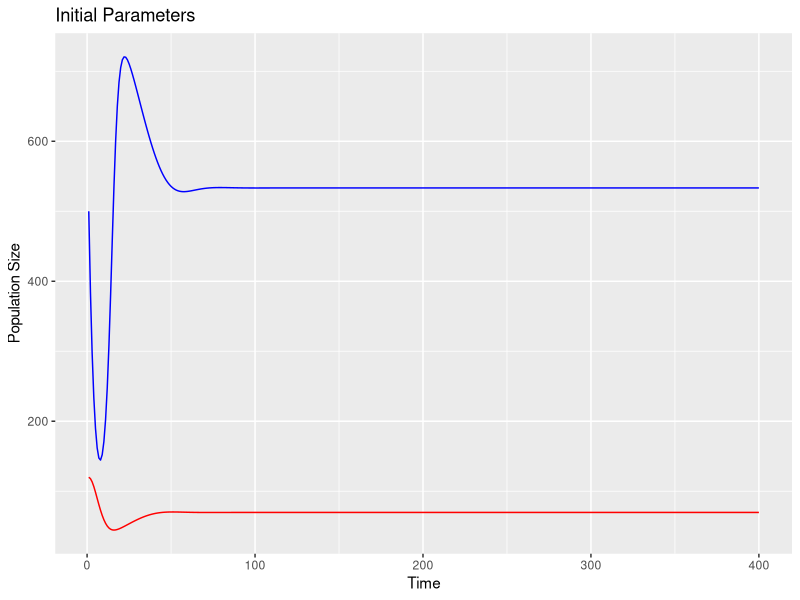
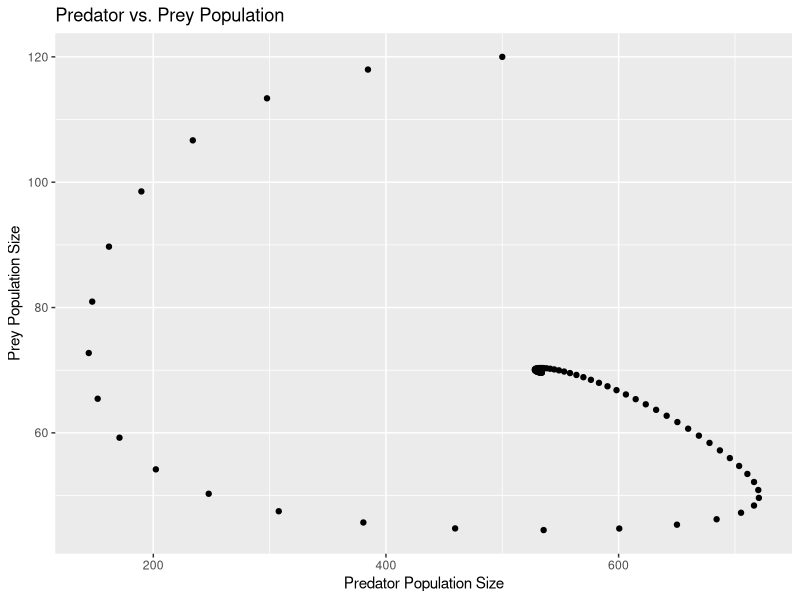
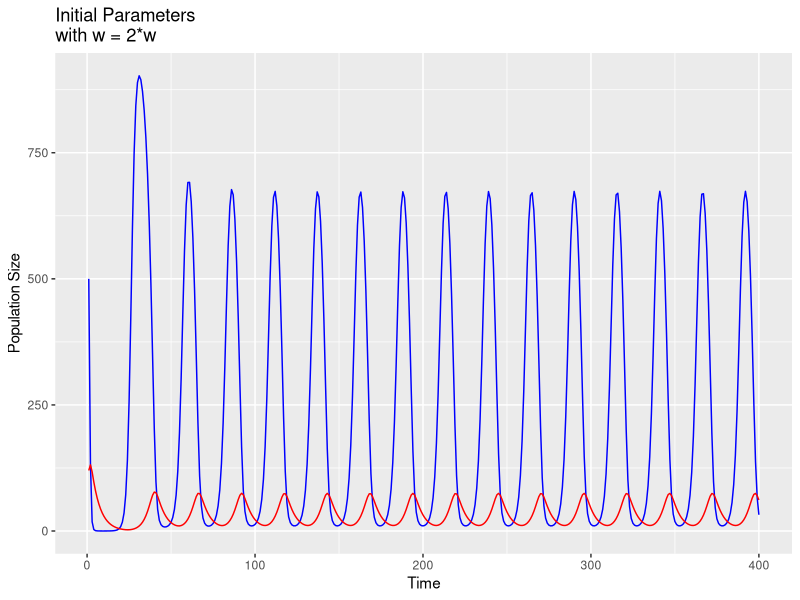
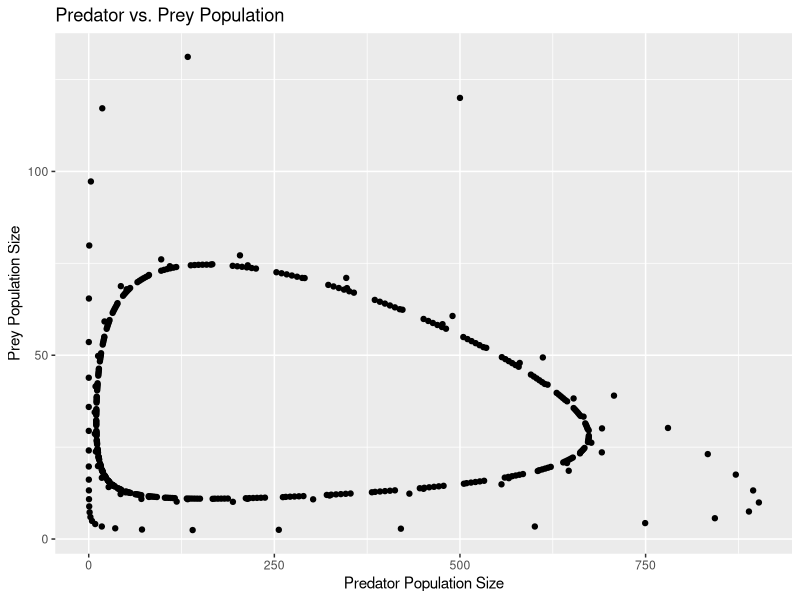
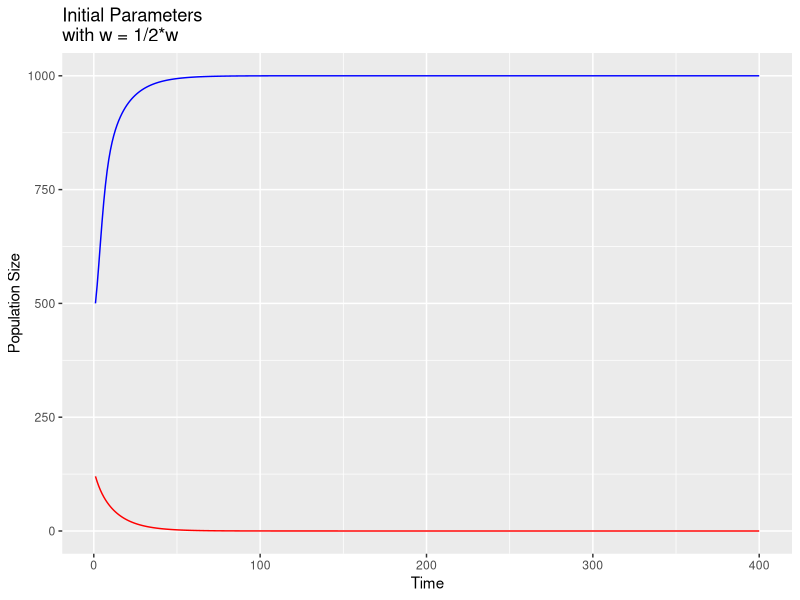
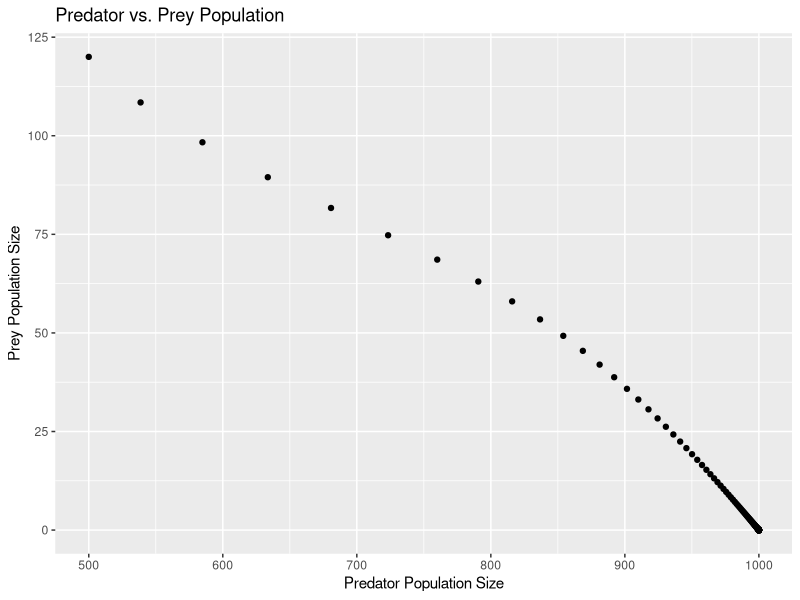
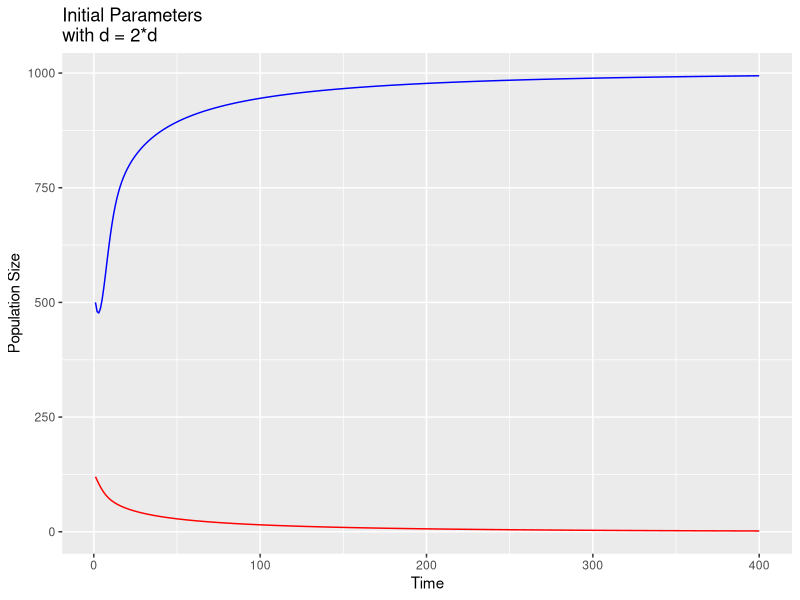
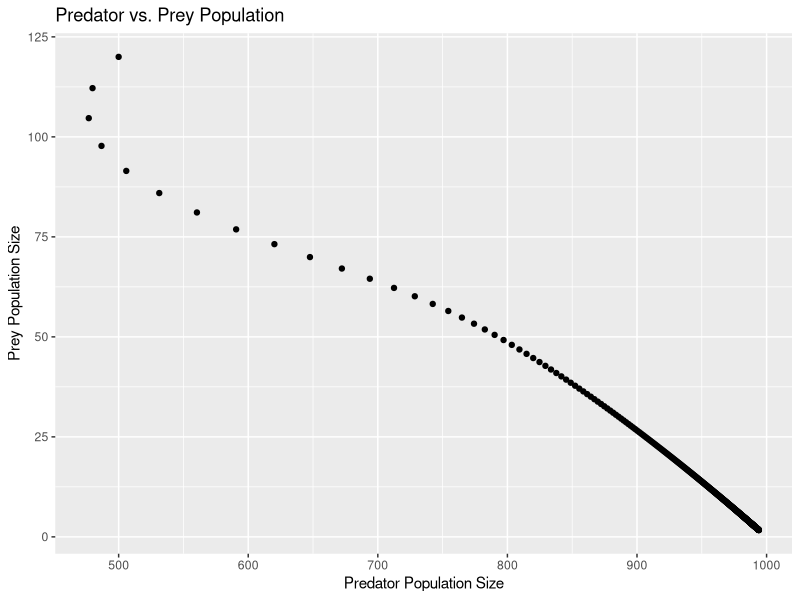

Recreate these plots in R, in order. (Note: this script raises an error after producing the figures.)
## ---- chunk 1
knitr::opts_chunk$set(echo = TRUE)
library(deSolve)
library(ggplot2)
## ---- chunk 2
### Function for Rosenzweig-MacArthur Predator/Prey Equations ###
ddRM <- function (t,y,p){
  
  #Unpack State Variables
  H = y[1] #Prey
  P = y[2] #Predator
  
  #Unpack Model Parameters
  b = p[1] #Prey birth rate
  e = p[2] #Conversion efficency of prey to predator
  s = p[3] #Predator death rate
  w = p[4] #Predator attack rate 
  d = p[5] #Density of prey when predator's kill rate is 1/2*max
  alpha = p[6] #Prey self-limiting term
  
  #Defining Rates of Change
  dHdt = b*H*(1 - alpha*H) - w*H/(d + H)*P
  dPdt = e*w*H/(d + H)*P- s*P
  
  return(list(c(dHdt, dPdt)))
}
## ---- chunk 3
### Defining Initial Parameters ###
b = 0.8
e = 0.07
s = 0.2
w = 5
d = 400
alpha = 0.001
params = c(b, e, s, w, d, alpha)

H0 = 500
P0 = 120
Y0 = c(H0, P0)

times = 1:400

modelSim = ode(y=Y0, times = times, func = ddRM, parms = params)

#Subsetting the Results
modelOutput = data.frame(time=modelSim[,1],H=modelSim[,2],P = modelSim[,3])

#Graphing the Results
ggplot(modelOutput) + 
  geom_line(aes(x = time, y = H), colour = "blue") + 
  geom_line(aes(x = time, y = P), colour = "red") + 
  ggtitle("Initial Parameters") +
  labs(y="Population Size", x = "Time")
ggplot(modelOutput, aes(H,P)) + geom_point() + 
  ggtitle("Predator vs. Prey Population") +
  labs(y="Prey Population Size", x = "Predator Population Size")
## ---- chunk 4
##W - the Predator Attack Rate
w1 = 2*w
w2 = 1/2*w

#w1
params = c(b, e, s, w1, d, alpha)
modelSim = ode(y=Y0, times = times, func = ddRM, parms = params)

#Subsetting the Results
modelOutput = data.frame(time=modelSim[,1],H=modelSim[,2],P = modelSim[,3])

#Graphing the Results
ggplot(modelOutput) + 
  geom_line(aes(x = time, y = H), colour = "blue") + 
  geom_line(aes(x = time, y = P), colour = "red") + 
  ggtitle("Initial Parameters \nwith w = 2*w") +
  labs(y="Population Size", x = "Time")
ggplot(modelOutput, aes(H,P)) + geom_point() + 
  ggtitle("Predator vs. Prey Population") +
  labs(y="Prey Population Size", x = "Predator Population Size")

#w2
params = c(b, e, s, w2, d, alpha)
modelSim = ode(y=Y0, times = times, func = ddRM, parms = params)

#Subsetting the Results
modelOutput = data.frame(time=modelSim[,1],H=modelSim[,2],P = modelSim[,3])

#Graphing the Results
ggplot(modelOutput) + 
  geom_line(aes(x = time, y = H), colour = "blue") + 
  geom_line(aes(x = time, y = P), colour = "red") +
  ggtitle("Initial Parameters \nwith w = 1/2*w") +
  labs(y="Population Size", x = "Time")
ggplot(modelOutput, aes(H,P)) + geom_point() + 
  ggtitle("Predator vs. Prey Population") +
  labs(y="Prey Population Size", x = "Predator Population Size")

## ---- chunk 5
##d - Prey population when predator kill rate is 1/2*max
d1 = 2*d
d2 = 1/2*d


#d1
params = c(b, e, s, w, d1, alpha)
modelSim = ode(y=Y0, times = times, func = ddRM, parms = params)

#Subsetting the Results
modelOutput = data.frame(time=modelSim[,1],H=modelSim[,2],P = modelSim[,3])

#Graphing the Results
ggplot(modelOutput) + 
  geom_line(aes(x = time, y = H), colour = "blue") + 
  geom_line(aes(x = time, y = P), colour = "red") + 
  ggtitle("Initial Parameters \nwith d = 2*d") +
  labs(y="Population Size", x = "Time")
ggplot(modelOutput, aes(H,P)) + geom_point() + 
  ggtitle("Predator vs. Prey Population") +
  labs(y="Prey Population Size", x = "Predator Population Size")

#d2
params = c(b, e, s, w, d2, alpha)
modelSim = ode(y=Y0, times = times, func = ddRM, parms = params)

#Subsetting the Results
modelOutput = data.frame(time=modelSim[,1],H=modelSim[,2],P = modelSim[,3])

#Graphing the Results
ggplot(modelOutput) + 
  geom_line(aes(x = time, y = H), colour = "blue") + 
  geom_line(aes(x = time, y = P), colour = "red") +
  ggtitle("Initial Parameters \nwith d = 1/2*d") +
  labs(y="Population Size", x = "Time")
ggplot(modelOutput, aes(H,P)) + geom_point() + 
  ggtitle("Predator vs. Prey Population") +
  labs(y="Prey Population Size", x = "Predator Population Size")
## ---- chunk 6
##alpha - Prey self-limiting factor 
alpha1 = 2*alpha
alpha2 = 1/2*alpha


#alpha1
params = c(b, e, s, w, d, alpha1)
modelSim = ode(y=Y0, times = times, func = ddRM, parms = params)

#Subsetting the Results
modelOutput = data.frame(time=modelSim[,1],H=modelSim[,2],P = modelSim[,3])

#Graphing the Results
ggplot(modelOutput) + 
  geom_line(aes(x = time, y = H), colour = "blue") + 
  geom_line(aes(x = time, y = P), colour = "red") + 
  ggtitle("Initial Parameters \nwith alpha = 2*alpha") +
  labs(y="Population Size", x = "Time")
ggplot(modelOutput, aes(H,P)) + geom_point() + 
  ggtitle("Predator vs. Prey Population") +
  labs(y="Prey Population Size", x = "Predator Population Size")

#alpha2
params = c(b, e, s, w, d, alpha2)
modelSim = ode(y=Y0, times = times, func = ddRM, parms = params)

#Subsetting the Results
modelOutput = data.frame(time=modelSim[,1],H=modelSim[,2],P = modelSim[,3])

#Graphing the Results
ggplot(modelOutput) + 
  geom_line(aes(x = time, y = H), colour = "blue") + 
  geom_line(aes(x = time, y = P), colour = "red") +
  ggtitle("Initial Parameters \nwith alpha = 1/2*alpha") +
  labs(y="Population Size", x = "Time")
ggplot(modelOutput, aes(H,P)) + geom_point() + 
  ggtitle("Predator vs. Prey Population") +
  labs(y="Prey Population Size", x = "Predator Population Size")
## ---- chunk 7
# Create graph for low birthrate
b = 1.2
params = c(b, e, s, w, d, alpha)
modelSim = ode(y=Y0, times = times, func = ddRM, parms = params)
modelOutput = data.frame(time=modelSim[,1],H=modelSim[,2],P = modelSim[,3])

b1 = ggplot(modelOutput) + 
  geom_line(aes(x = time, y = H), colour = "blue") + 
  geom_line(aes(x = time, y = P), colour = "red") + 
  ggtitle("Low Birhrate") +
  labs(y="Population Size", x = "Time")

# Create graph for high birthrate
b = 2.6
params = c(b, e, s, w, d, alpha)
modelSim = ode(y=Y0, times = times, func = ddRM, parms = params)
modelOutput = data.frame(time=modelSim[,1],H=modelSim[,2],P = modelSim[,3])

b2 = ggplot(modelOutput) + 
  geom_line(aes(x = time, y = H), colour = "blue") + 
  geom_line(aes(x = time, y = P), colour = "red") + 
  ggtitle("High Birthrate") +
  labs(y="Population Size", x = "Time")

# Arrange graphs together
grid.arrange(b1, b2, ncol = 2)

## ---- chunk 8
# Create graph for low efficiency
e = 0.0525
params = c(b, e, s, w, d, alpha)
modelSim = ode(y=Y0, times = times, func = ddRM, parms = params)
modelOutput = data.frame(time=modelSim[,1],H=modelSim[,2],P = modelSim[,3])

e1 = ggplot(modelOutput) + 
  geom_line(aes(x = time, y = H), colour = "blue") + 
  geom_line(aes(x = time, y = P), colour = "red") + 
  ggtitle("Low Efficiency") +
  labs(y="Population Size", x = "Time")

# Create graph for medium efficiency
e = 0.0875
params = c(b, e, s, w, d, alpha)
modelSim = ode(y=Y0, times = times, func = ddRM, parms = params)
modelOutput = data.frame(time=modelSim[,1],H=modelSim[,2],P = modelSim[,3])

e2 = ggplot(modelOutput) + 
  geom_line(aes(x = time, y = H), colour = "blue") + 
  geom_line(aes(x = time, y = P), colour = "red") + 
  ggtitle("Medium Efficiency") +
  labs(y="Population Size", x = "Time")

# Create graph for high efficiency
e = 0.1050
params = c(b, e, s, w, d, alpha)
modelSim = ode(y=Y0, times = times, func = ddRM, parms = params)
modelOutput = data.frame(time=modelSim[,1],H=modelSim[,2],P = modelSim[,3])

e3 = ggplot(modelOutput) + 
  geom_line(aes(x = time, y = H), colour = "blue") + 
  geom_line(aes(x = time, y = P), colour = "red") + 
  ggtitle("High Efficiency") +
  labs(y="Population Size", x = "Time")

# Arrange graphs together
grid.arrange(e1, e2, e3 , ncol = 3)

## ---- chunk 9
# Create graph for low death rate
s = 0.2
params = c(b, e, s, w, d, alpha)
modelSim = ode(y=Y0, times = times, func = ddRM, parms = params)
modelOutput = data.frame(time=modelSim[,1],H=modelSim[,2],P = modelSim[,3])

s1 = ggplot(modelOutput) + 
  geom_line(aes(x = time, y = H), colour = "blue") + 
  geom_line(aes(x = time, y = P), colour = "red") + 
  ggtitle("Low Death Rate") +
  labs(y="Population Size", x = "Time")

# Create graph for high death rate
s = 0.6
params = c(b, e, s, w, d, alpha)
modelSim = ode(y=Y0, times = times, func = ddRM, parms = params)
modelOutput = data.frame(time=modelSim[,1],H=modelSim[,2],P = modelSim[,3])

s2 = ggplot(modelOutput) + 
  geom_line(aes(x = time, y = H), colour = "blue") + 
  geom_line(aes(x = time, y = P), colour = "red") + 
  ggtitle("High Death Rate") +
  labs(y="Population Size", x = "Time")

# Arrange graphs together
grid.arrange(s1, s2, ncol = 2)
